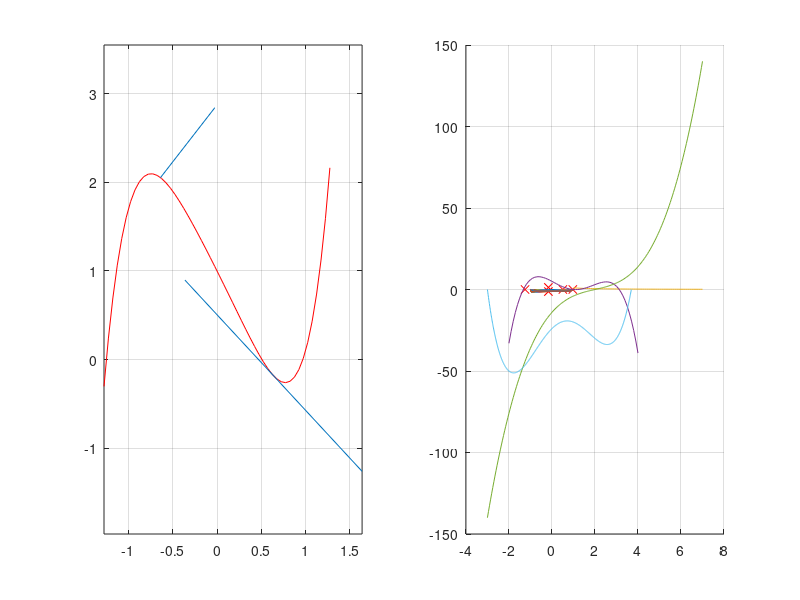

MATLAB code to generate this figure: (Note: this script raises an error after producing the figure.)
%%
p = [1,-3.55,5.1,-3.1];
x = -2:0.05:2;
y = polyval(p,x);
%k = roots(p)
%k =
%
%   1.5500 + 0.0000i
%   1.0000 + 1.0000i
%   1.0000 - 1.0000i
plot(x,y,1.55,polyval(p,1.55),'rx');
grid on;
%%
p = [1,0.1,0.2,-0.2,-2,1];
r = max(roots(p));
dr = sqrt(real(r)^2 + imag(r)^2);
x = -dr:0.05:dr;
f = polyval(p,x);
subplot(1,2,1);
plot(x,f,'r');
grid on;
x1 = dr/2;
k = polyval(polyder(p),x1);
line([x1 - 1,x1 + 1],[polyval(p,x1) - k,polyval(p,x1) + k]);
x2 = -dr/2;
k = polyval(polyder(p),x2);
line([x2,x2 - k/sqrt(1+k^2)],[polyval(p,x2),polyval(p,x2) + 1/sqrt(1+k^2)]);
axis equal
subplot(1,2,2);
hold on;
grid on;
v = roots(p);
for i = 1:length(v)
    plot(real(v(i)),imag(v(i)),'rx');
end
%%
A = [2,-3,4,-5,6];
B = [1,-3,1];
[q,r] = deconv(A,B)
conv(B,q) + r
%%
p = [1,-2,6,-10,16];
valp = p(1);
xp = 4;
for i = 2:length(p)
    valp = valp * xp + p(i);
end
valp
polyval(p,xp)
q = [1,-2,6,-10,16];
valq = q(1);
xq = -2-i;
for i = 2:length(p)
    valq = valq * xq + q(i);
end
valq
polyval(q,xq)
%%
X = -1:0.05:1;
N = 1:1:10;
%[x,n] = meshgrid(X,N);
%y = x.^(2.*n)-n.*x.^(n+1)+n.*x.^(n-1)+1;
%plot(x,y);
x = -1:0.05:1;
hold on;
grid on;
for n = 1:1:30
    y = x.^(2*n)-n*x.^(n+1)+n*x.^(n-1)-1;
    plot(x,y);
end
%%
% r вектор - столбец коэффициентов в числителях
% p вектор - столбец корней полинома
% k вектор - столбец коэффициентов полинома целой части
a = [1,0,0];
b = poly([-1,-2,-3]);
[r,p,k] = residue(a,b)
a = [1,3];
b = poly([1,j,-j]);
[r,p,k] = residue(a,b)
a = [1,0,0];
b = poly([-1,1,j,-j]);
[r,p,k] = residue(a,b)
%%
n = 7;
y = [];
for i=1:n
    y = [y 1/i];
end
x = [];
for k=1:n
    v = [1];
    for d=1:(n-1)
        v = [v(1)*k v];
    end
    x = [x;v];
end
A = (x^-1 * y.')';
Ax = 1:0.1:n;
Ay = polyval(A,Ax);
plot(Ax,Ay);
grid on;
%%
X = [-1 0 1 2 3];
y = [6 5 0 3 2];
x = [];
for i=1:5
    v = [1];
    for j=1:4
        v = [v(1).*X(i) v];
    end
    x = [x;v];
end
A = (x^-1 * y.')';
Ax = -2:0.1:4;
Ay = polyval(A,Ax);
plot(Ax,Ay);
grid on;
%%
p = [1 -6 15 -14];
x = roots(p);
v = [];
for i=1:length(x)
    if imag(x(i))==0
        v = [v x(i)];
    end
end
a = min(v);
b = max(v);
if a==b
    a = a - 5;
    b = b + 5;
end
t = a:0.05:b;
plot(t,polyval(p,t));
grid on;
%%
p = [1 -2 -8 13 -24];
x = roots(p)
v = [];
for i=1:length(x)
    if imag(x(i))==0
        v = [v x(i)];
    end
end
a = min(v);
b = max(v);
if a==b
    a = a - 5;
    b = b + 5;
end
t = a:0.01:b;
plot(t,polyval(p,t));
grid on;
%%
n = 4;
A = rand(4);
p = charpoly(A);
polyvalm(p,A);
%%
syms x
f = x^4+2*x^3-x^2-4*x-2;
g = x^4+x^3-x^2-2*x-2;
[G,A,B] = gcd(f,g);
A * f + B * g == G
%%
syms x
f = x^4-x^3-4*x^2+4*x+1;
g = x^2-x-1;
[G,A,B] = gcd(f,g);
A * f + B * g == G
%%
k = [];
for i=1:100
    k = [k 1];
end
p = poly(k);
k = roots(p);
subplot(2,1,1);
hold on;
grid on;
for i=1:100
    plot(real(k(i)),imag(k(i)),'rx');
end
subplot(2,1,2);
hold on
for i=1:100
    if imag(k(i))==0
        plot(real(k(i)),imag(k(i)),'rx');
    end
end
x = -2.7:0.01:4.5;
plot(x,polyval(p,x));
grid on;